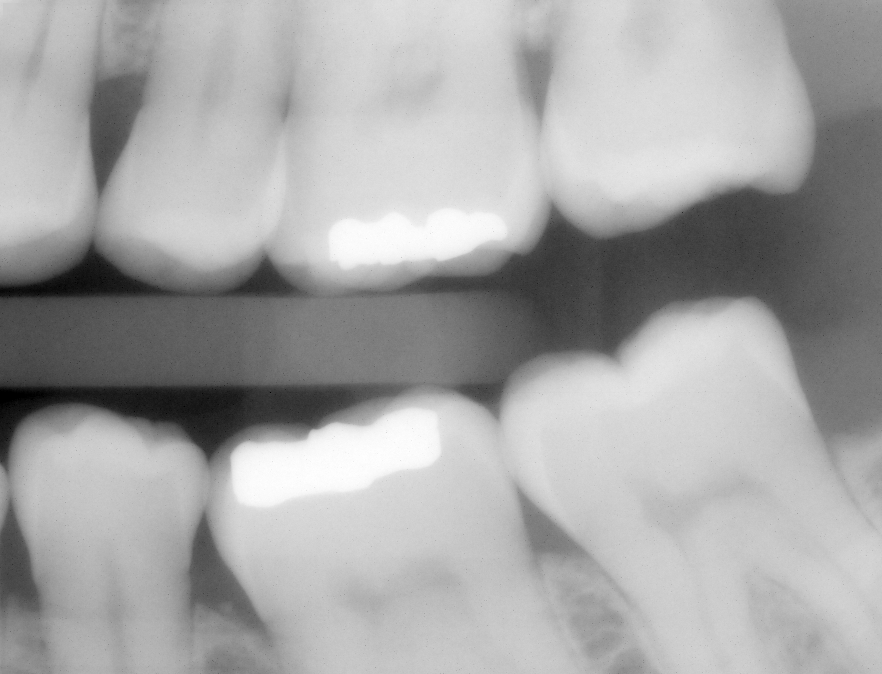
#> input picture 26/dental_xray.tif, 882 x 674 px
$ python HW1_2.py
#> lines starting #> are read from the running program, lines starting #| are printed output that depends on the picture
import cv2 as cv
import numpy as np
import math
import sys
img=cv.imread("dental_xray.tif")
#> img is the input picture: shape (674, 882, 3); min 0, max 255, mean 166.8
img_mask=cv.imread("dental_xray_mask.tif")
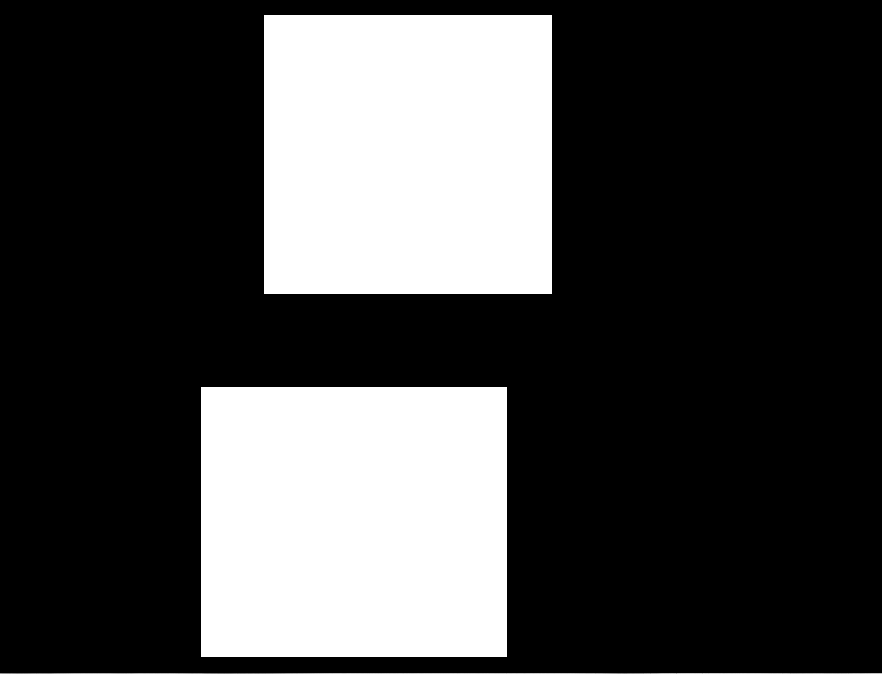
#> input picture 26/dental_xray_mask.tif, 882 x 674 px
#> img_mask is the input picture: shape (674, 882, 3); min 0, max 255, mean 70.2
res=cv.bitwise_and(img,img_mask)
cv.imshow("image",img)
cv.imshow("masked image",res)
# [7 lines of commented-out code are left out]
coordup=np.array([[0,0]])
for i in range(300):
    for j in range(882):
        if img_mask[i,j].all() > 0:
            coordup=np.append(coordup,[[i,j]],axis=0)
ux1,uy1=coordup[1]
ux2,uy2=coordup[-1]
coordn=np.array([[0,0]])
for i in range(300,673):
    for j in range(882):
        if img_mask[i,j].all() > 0:
            coordn=np.append(coordn,[[i,j]],axis=0)
dx1,dy1=coordn[1]
dx2,dy2=coordn[-1]
# [4 lines of commented-out code are left out]
toothup=img[ux1:ux2+1,uy1:uy2+1]
cv.imshow("up tooth",toothup)
toothdn=img[dx1:dx2+1,dy1:dy2+1]
cv.imshow("down tooth",toothdn)
#####################################
img_body=cv.imread("partial_body_scan.tif",0)    # reading an image using grayscale method
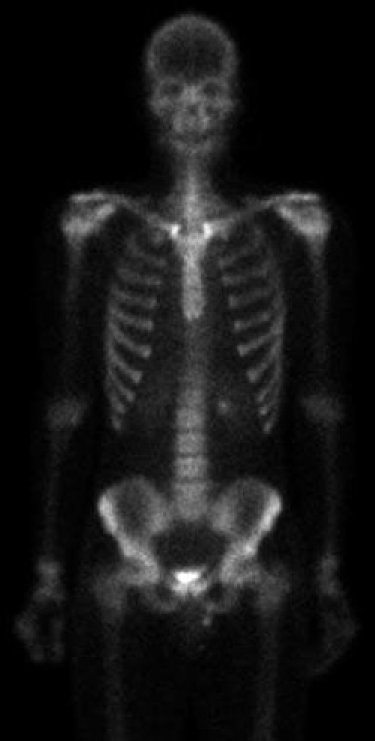
#> input picture 26/partial_body_scan.tif, 750 x 1482 px (shown at 1/2 size)
#> img_body is the input picture: shape (1482, 750); min 0, max 255, mean 22.5
img_body_comp_1=int((math.pow(2,img_body.itemsize*8)-1))-img_body
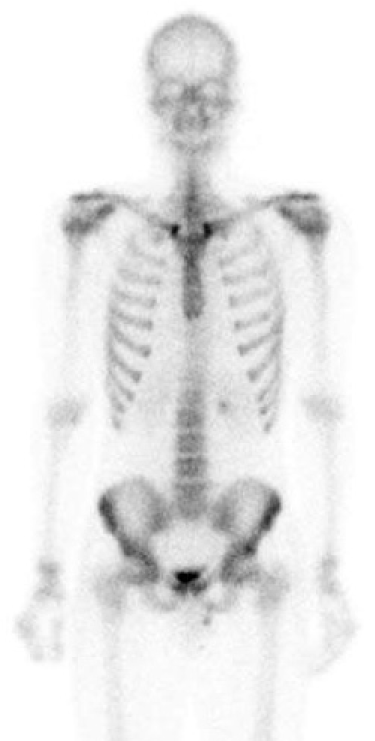
#> img_body_comp_1: shape (1482, 750) (shown at 1/2 size); min 0, max 255, mean 232.5
#print(img_body.itemsize)
#print(math.pow(2,img_body.itemsize*8)-1)
#print(img_body)
img_body_comp=img_body_comp_1.astype(np.uint8)
print(img_body_comp.shape)
#| (1482, 750)
cv.imshow("Complemented image",img_body_comp)
# [5 lines of commented-out code are left out]
cv.imshow("body image",img_body)
cv.imshow("orig + result",img_body+img_body_comp)
img_angio=cv.imread("angiography_live.tif")
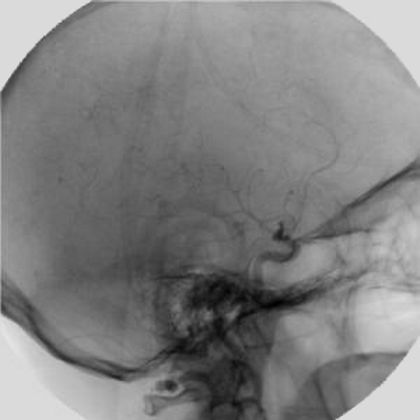
#> input picture 26/angiography_live.tif, 420 x 420 px
#> img_angio is the input picture: shape (420, 420, 3); min 0, max 229, mean 129.3
img_angio_mask=cv.imread("angiography_mask.tif")
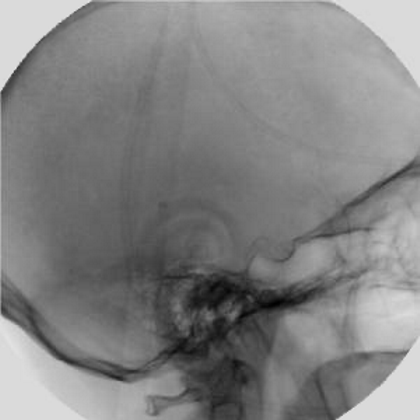
#> input picture 26/angiography_mask.tif, 420 x 420 px
#> img_angio_mask is the input picture: shape (420, 420, 3); min 0, max 234, mean 130.7
diff_angio=cv.absdiff(img_angio,img_angio_mask)
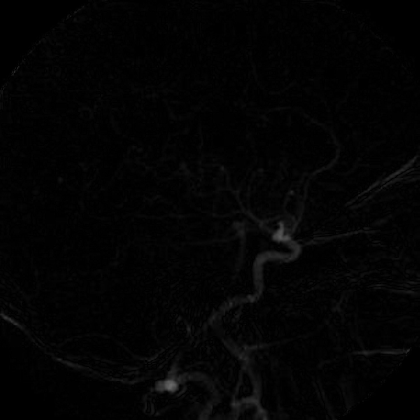
#> diff_angio: shape (420, 420, 3); min 0, max 104, mean 3.3
cv.imshow("Difference angiography",diff_angio)
diff_angio_comp=int((math.pow(2,diff_angio.itemsize*8)-1))-diff_angio
cv.imshow("difference angiography complement",diff_angio_comp)
######################################
comp_norm=cv.normalize(diff_angio_comp,diff_angio_comp,0,255,cv.NORM_MINMAX)
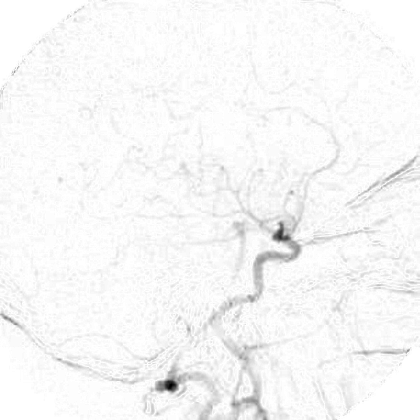
#> comp_norm: shape (420, 420, 3); min 0, max 255, mean 247
#cv.normalize(diff_angio_comp,diff_angio_comp,0,255,cv.NORM_MINMAX)
cv.imshow("difference angiography complement normalized",comp_norm)
######################################
np.set_printoptions(threshold=sys.maxsize)
cv.waitKey(0)
cv.destroyAllWindows()
